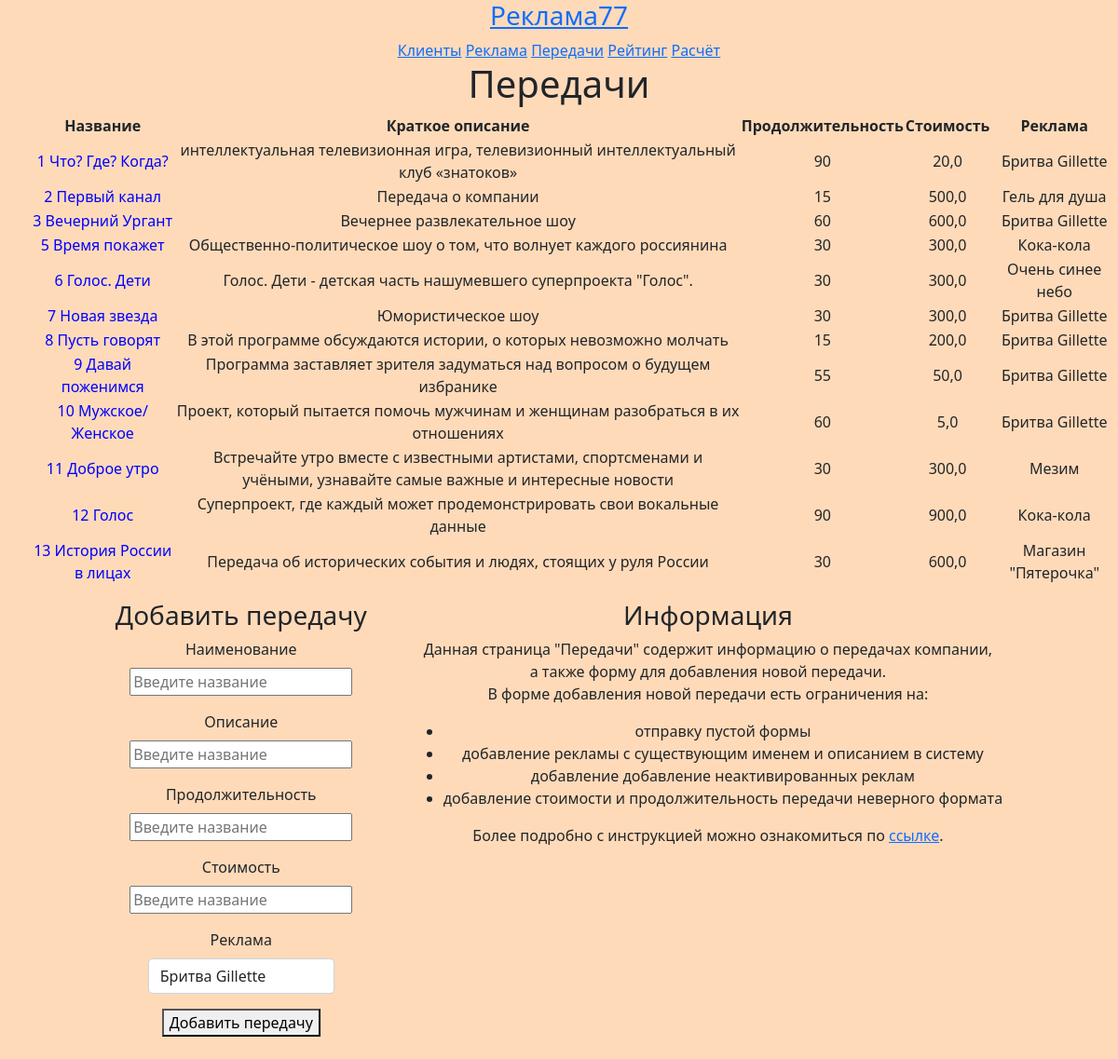
/broadcast, run on an earlier commit of the app's database.
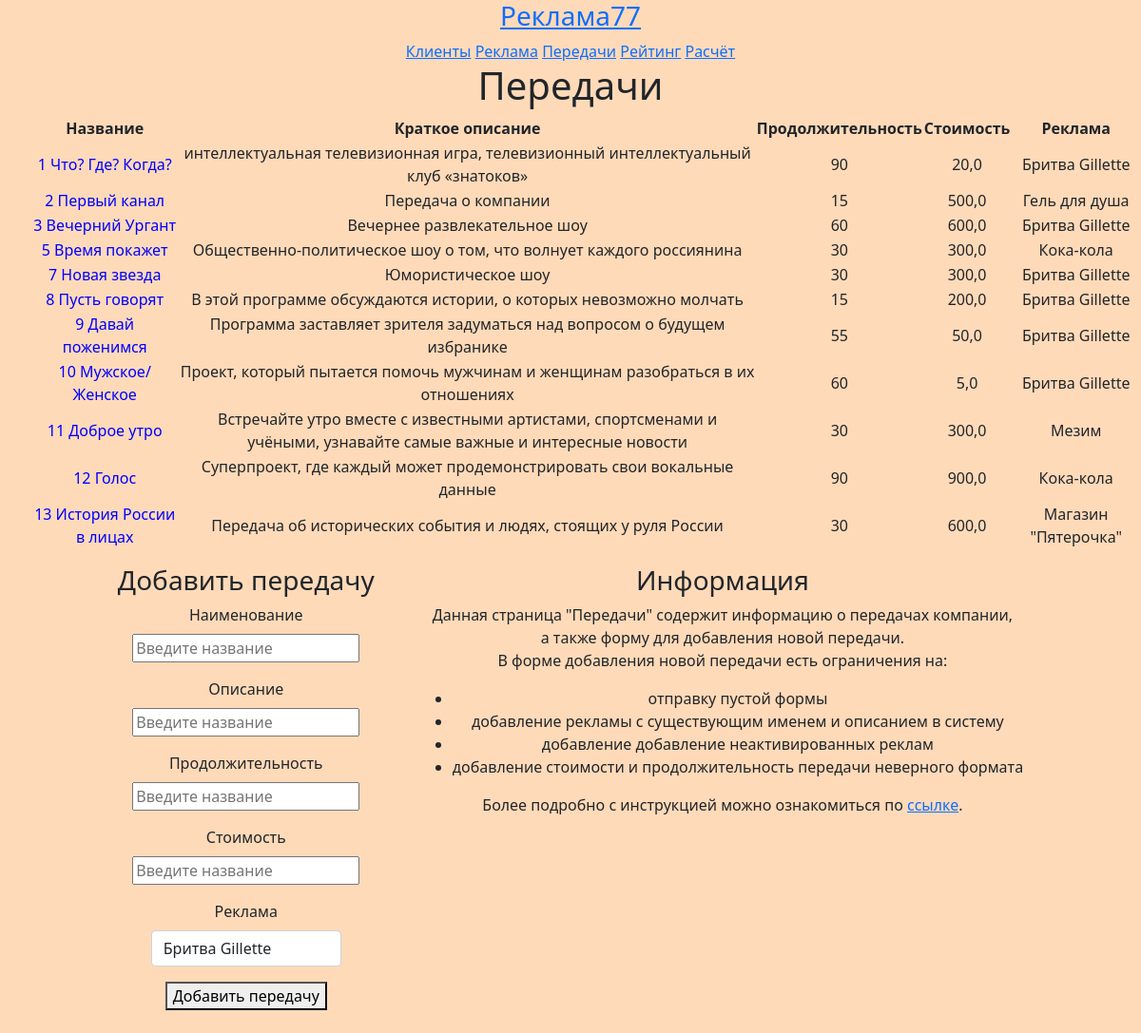
And on a later commit of the database.
### tvad/models.py (models this page shows)
class Broadcast(models.Model):
    name = models.CharField(max_length=100, verbose_name='Название')
    description = models.CharField(max_length=150, verbose_name='Краткое описание')
    duration = models.IntegerField(verbose_name='Продолжительность')
    cost_program = models.FloatField(blank=True, verbose_name='Стоимость')
    advertisement = models.ForeignKey(Advertisement, on_delete=models.DO_NOTHING, verbose_name='Реклама')
    def __str__(self):
        return self.name

class Advertisement(models.Model):
    name = models.CharField(max_length=100, verbose_name='Название')
    description = models.CharField(max_length=150, verbose_name='Краткое описание')
    duration = models.FloatField(verbose_name='Продолжительность')
    day_week = models.IntegerField(verbose_name='День недели')
    number_repetitions = models.IntegerField(verbose_name='Количество повторов')
    cost = models.FloatField(blank=True, verbose_name='Стоимость')
    customer = models.ForeignKey(Customer, on_delete=models.DO_NOTHING, verbose_name='Заказчик')
    status = models.ForeignKey(Status, on_delete=models.DO_NOTHING, verbose_name='Статус рекламы')
    def __str__(self):
        return self.name

### tvad/views.py (the view)
# urls.py: path('broadcast', views.broadcast, name='broadcast'),
def broadcast(request):
    broadcast = Broadcast.objects.all()
    advertisement_all = Advertisement.objects.all()
    return render(request, 'broadcast.html', {
        'title': 'Передачи',
        'broadcast': broadcast,
        'advertisement_all': advertisement_all,
    })

### templates/broadcast.html (shortened to what this page needs)
{% load static %}
<!DOCTYPE html>
<html lang="en">
<head>
    <link href="https://cdn.jsdelivr.net/npm/bootstrap@5.0.2/dist/css/bootstrap.min.css" rel="stylesheet">
    <link rel="stylesheet" type="text/css" href="{% static 'todo/main.css' %}"/>
</head>
<body class="text-center">
<h3><a href="{% url 'index' %}">Реклама77</a></h3>
    <a href="{% url 'customer' %}">Клиенты</a>
    <a href="{% url 'advertisement' %}">Реклама</a>
    <a href="{% url 'broadcast' %}">Передачи</a>
    <a href="{% url 'rating' %}">Рейтинг</a>
    <a href="{% url 'calculation' %}">Расчёт</a>
<h1>Передачи</h1>
<div class="text-center">
    <ul>
        <table style="margin: auto">
            <tbody>
            <tr>
                <th>Название</th>
                <th>Краткое описание</th>
                <th>Продолжительность</th>
                <th>Стоимость</th>
                <th>Реклама</th>
            </tr>
            {% for tvad in broadcast %}
            <tr>
                <td>
                    <a href="broadcast/{{ tvad.id }}" style="text-decoration: none; color: blue">
                        {{ tvad.id }}
                        {{ tvad }}
                    </a>
                </td>
                <td>{{ tvad.description }}</td>
                <td>{{ tvad.duration }}</td>
                <td>{{ tvad.cost_program }}</td>
                <td>{{ tvad.advertisement }}</td>
            </tr>
            {% endfor %}
            </tbody>
        </table>
    </ul>
</div>
<div class="cont">
<div class="forma">
<h3>Добавить передачу</h3>
    <form class="form-create" method="post" action="{% url 'create_broadcast' %}" value="" enctype="multipart/form-data">
        <label class="mb-2">Наименование</label>
        <div class="mb-3">
            <input type="text" name="name" id="name" placeholder="Введите название">
        </div>
        <label class="mb-2">Описание</label>
        <div class="mb-3">
            <input type="text" name="desc" id="desc" placeholder="Введите название">
        </div>
        <label class="mb-2">Продолжительность</label>
        <div class="mb-3">
            <input type="text" name="dur" id="dur" placeholder="Введите название">
        </div>
        <label class="mb-2">Стоимость</label>
        <div class="mb-3">
            <input type="text" name="cost" id="cost" placeholder="Введите название">
        </div>
                <label class="mb-2">Реклама</label>
        <div class="mb-3">
            <select class="form-control" id="advertisement" name="advertisement" style="width: 200px;margin: auto">
                {% for adv in advertisement_all %}
                    <option value="{{ adv.id }}">{{ adv.name }}</option>
                {% endfor %}
            </select>
        </div>
        <div class="text-center">
                <button type="submit" class="main_button" id="btncreate">Добавить передачу</button>
        </div>
    </form>
<br>
    </div>
        <div class="info mb-3">
        <h3>Информация</h3>
            <p>Данная страница "Передачи" содержит информацию о передачах компании,<br>
                а также форму для добавления новой передачи.<br>
                В форме добавления новой передачи есть ограничения на:
                <ul class="" style="list-style-type: disc">
                    <li>отправку пустой формы</li>
                    <li>добавление рекламы с существующим именем и описанием в систему</li>
                    <li>добавление добавление неактивированных реклам</li>
                    <li>добавление стоимости и продолжительность передачи неверного формата </li>
                </ul>
                Более подробно с инструкцией можно ознакомиться по <a href="https://disk.yandex.ru/i/iTa8IC4639cbpg">ссылке</a>.
            </p>
        </div>
    </div>
</body>
</html>

What changed in the data, as far as the page shows it:
removed Broadcast: id "6", name "Голос. Дети", description "Голос. Дети - детская часть нашумевшего суперпроекта \"Голос\".", duration "30", cost_program "300,0", advertisement "Очень синее небо"
